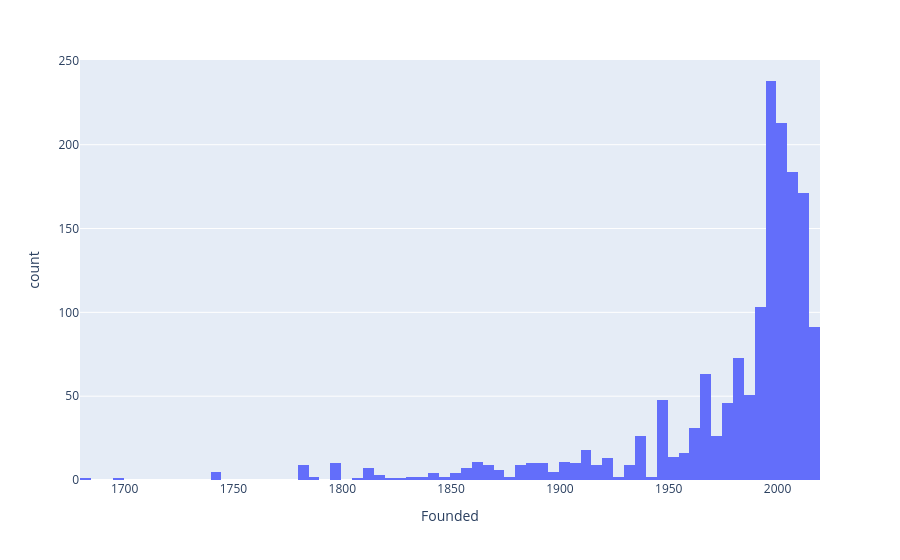

Notebook code for this chart:
### Markdown cell above
### What is the distribution of foundation year for each company ?

### Code cell
px.histogram(df, x= 'Founded')

### Figure 1 — Plotly figure (JSON) as saved in the notebook; plotly's stock layout.template omitted (floating-point values rounded to 4 significant figures; data arrays with more than 128 entries replaced by an {"elided": "..."} marker saying what was removed)
{"data": [{"alignmentgroup": "True", "bingroup": "x", "hovertemplate": "Founded=%{x}<br>count=%{y}<extra></extra>", "legendgroup": "", "marker": {"color": "#636efa", "pattern": {"shape": ""}}, "name": "", "offsetgroup": "", "orientation": "v", "showlegend": false, "type": "histogram", "x": {"elided": "2251 int values"}, "xaxis": "x", "yaxis": "y"}], "layout": {"barmode": "relative", "legend": {"tracegroupgap": 0}, "margin": {"t": 60}, "xaxis": {"anchor": "y", "domain": [0, 1], "title": {"text": "Founded"}}, "yaxis": {"anchor": "x", "domain": [0, 1], "title": {"text": "count"}}}}
